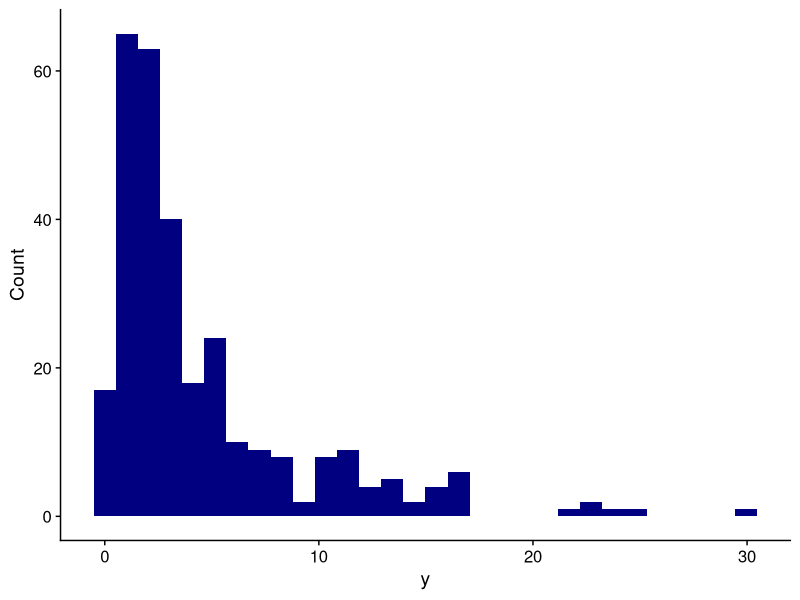
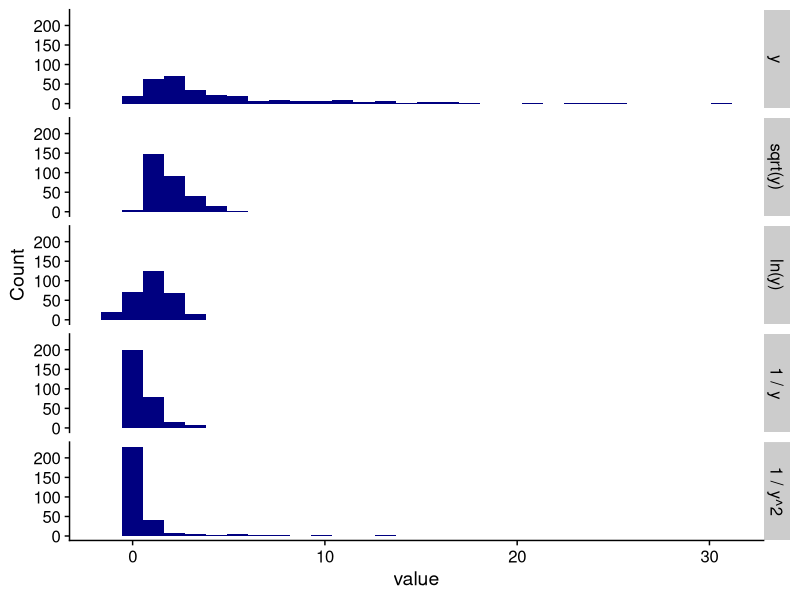

R code for these plots, in order:
## ---- chunk 1
library(mvtnorm)
library(tidyverse)
library(cowplot)
theme_set(theme_cowplot())

## ---- chunk 2
set.seed(3623468)
DD <- tibble(
  x = runif(300, 0, 10),
  y = rlnorm(300, meanlog = 1)
)

ggplot(DD, aes(y)) +
  geom_histogram(fill = "navy") +
  labs(y = "Count")
## ---- chunk 3
DD |> 
  mutate(`sqrt(y)` = sqrt(y),
         `ln(y)` = log(y),
         `1 / y` = 1/(y^1),
         `1 / y^2` = 1/(y^2)) |> 
  select(-x) |> 
  pivot_longer(cols = everything()) |> 
  mutate(name = fct_inorder(name)) |> 
  ggplot(aes(value)) +
  geom_histogram(bins = 30, fill = "navy") +
  facet_grid(name ~ .) +
  labs(y = "Count")
